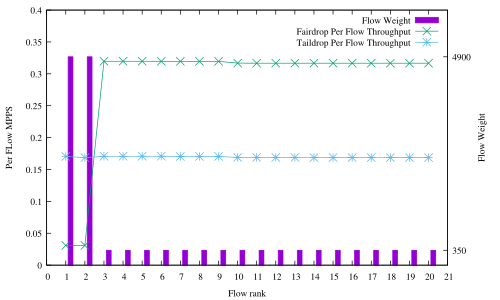

The script that drew this image:
#! xgp flow_pps.dat
# Created the Fri Dec  8 02:30:12 CET 2017 with:
#   ____________________________
#  /                            \
# /        xgp        __________/
# \__________________/.:nonsns:.
#
 
#-------------------------------------
# SHAPES:
# (c)ircle  (t)riangle (i)nv.tri.
#           (d)iamond  (s)quare
# FILLING:
# (f)illed  (o)paque  (e)mpty (default)
#-------------------------------------
   s=4  ; es=s  ; fs=s+1 ; os=s+66
   c=6  ; ec=c  ; fc=c+1 ; oc=os+1
   t=8  ; et=t  ; ft=t+1 ; ot=oc+1
   i=10 ; ei=i  ; fi=i+1 ; oi=ot+1
   d=12 ; ed=d  ; fd=d+1 ; od=oi+1
   p=14 ; ep=p  ; fp=p+1 ; op=od+1
#-------------------------------------
#  e.g.:  
#  empty circles vs filled squares
#  plot "file" u 1:3 w p pt ec, 
#           "" u 1:4 w lp pt fs
#-------------------------------------

#Happy gnuplotting


set out "heavy_throughput.pdf"
set term pdf font "Times,10"
#set pointsize 1.25

set key top righ
#set ylabel "Per flow rate [pps]"
set xlabel "Flow rank"
set xtics 1
set boxwidth 0.25
set style fill solid
set ytics nomirror
set y2tics
#set yrange [0:5]
set y2range [0:6000]
set ylabel "Per FLow MPPS"
set y2label "Flow Weight"
#set format y "%.t^.10^%T"
#set ytics 200000
#set yran [1e3:]
#min(a,b)=a<b?a:b
#stats 	'flow_pps.dat'	every ::1 using 1 nooutput
#total=int(STATS_sum)
#print("Total Throughput")
#print(total)
#f(x)=total
set yrange [0:0.4]

plot \
'FAIRDROP_CPU_RESULTS_1/FAIRDROP_THF_4900/plots/flow_pps.dat'  u ($0+1+0.25):3:y2tic(3)	t 'Flow Weight'		 axes x1y2 with boxes, \
'FAIRDROP_CPU_RESULTS_1/FAIRDROP_THF_4900/plots/flow_pps.dat'	u ($0+1):($1/1000000)   	t 'Fairdrop Per Flow Throughput'  axes x1y1 with lp,\
'NOFAIRDROP_CPU_RESULTS/NOFAIRDROP_THF_4900/plots/flow_pps.dat'   u ($0+1):($1/1000000)       t 'Taildrop Per Flow Throughput'  axes x1y1 with lp
#'flow_pps.dat'  u ($0+1-0.25):(f($1)/1000000)           t 'Per Flow Throughput'  axes x1y1 with boxes
